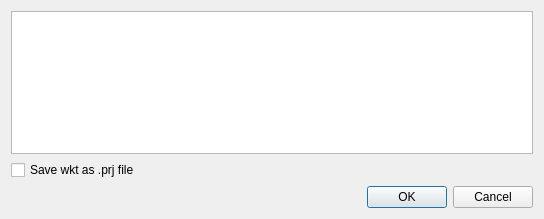
<?xml version="1.0" encoding="UTF-8"?>
<ui version="4.0" stdsetdef="1">
  <author></author>
  <comment>  Copyright 2017 Google Inc.
 Licensed under the Apache License, Version 2.0 (the &quot;License&quot;);
 you may not use this file except in compliance with the License.
 You may obtain a copy of the License at
 http://www.apache.org/licenses/LICENSE-2.0
 Unless required by applicable law or agreed to in writing, software
 distributed under the License is distributed on an &quot;AS IS&quot; BASIS,
 WITHOUT WARRANTIES OR CONDITIONS OF ANY KIND, either express or implied.
 See the License for the specific language governing permissions and
 limitations under the License.
</comment>
  <exportmacro></exportmacro>
  <class>SRSDetailsBase</class>
  <widget class="QDialog" name="SRSDetailsBase">
    <property name="geometry">
      <rect>
        <x>0</x>
        <y>0</y>
        <width>544</width>
        <height>219</height>
      </rect>
    </property>
    <property name="windowTitle">
      <string>SRS Details</string>
    </property>
    <layout class="QGridLayout">
      <item row="0" column="0">
        <widget class="QTextEdit" name="wktEdit">
          <property name="readOnly">
            <bool>true</bool>
          </property>
        </widget>
      </item>
      <item row="1" column="0">
        <layout class="QHBoxLayout">
          <item>
            <widget class="QCheckBox" name="savePrjCheck">
              <property name="text">
                <string>Save wkt as .prj file</string>
              </property>
            </widget>
          </item>
          <item>
            <spacer name="spacer21">
              <property name="sizeHint">
                <size>
                  <width>181</width>
                  <height>20</height>
                </size>
              </property>
              <property name="sizeType">
                <enum>QSizePolicy::Expanding</enum>
              </property>
              <property name="orientation">
                <enum>Qt::Horizontal</enum>
              </property>
            </spacer>
          </item>
        </layout>
      </item>
      <item row="2" column="0">
        <layout class="QHBoxLayout">
          <item>
            <spacer name="spacer9">
              <property name="sizeHint">
                <size>
                  <width>161</width>
                  <height>20</height>
                </size>
              </property>
              <property name="sizeType">
                <enum>QSizePolicy::Expanding</enum>
              </property>
              <property name="orientation">
                <enum>Qt::Horizontal</enum>
              </property>
            </spacer>
          </item>
          <item>
            <widget class="QPushButton" name="okBtn">
              <property name="text">
                <string>OK</string>
              </property>
              <property name="default">
                <bool>true</bool>
              </property>
            </widget>
          </item>
          <item>
            <widget class="QPushButton" name="cancelBtn">
              <property name="text">
                <string>Cancel</string>
              </property>
            </widget>
          </item>
        </layout>
      </item>
    </layout>
  </widget>
  <layoutdefault spacing="6" margin="11"/>
  <pixmapfunction>qPixmapFromMimeSource</pixmapfunction>
  <connections>
    <connection>
      <sender>cancelBtn</sender>
      <signal>released()</signal>
      <receiver>SRSDetailsBase</receiver>
      <slot>reject()</slot>
    </connection>
    <connection>
      <sender>okBtn</sender>
      <signal>released()</signal>
      <receiver>SRSDetailsBase</receiver>
      <slot>accept()</slot>
    </connection>
  </connections>
</ui>
